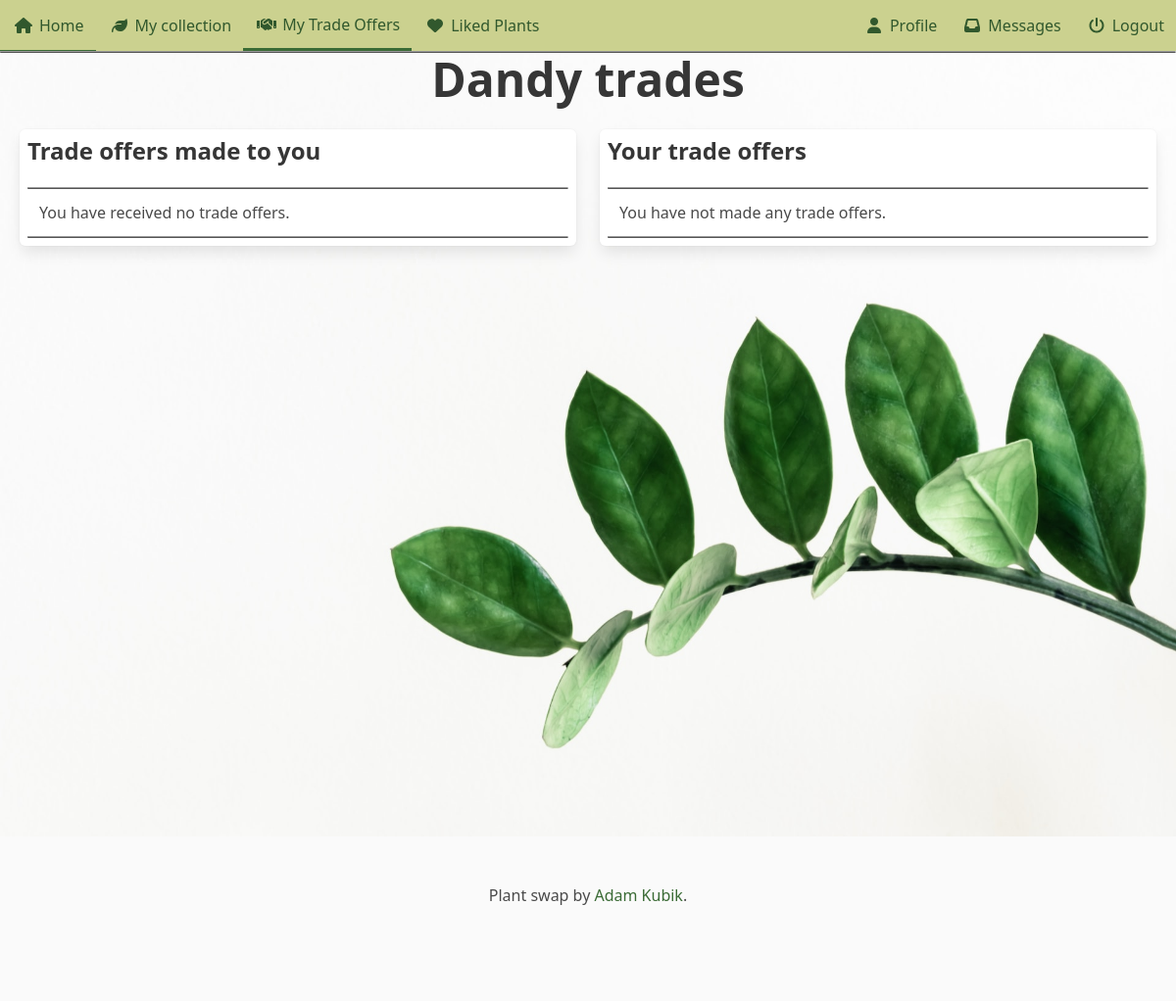
The page /trades/dandy/plant-offers/ (signed in) on the database as committed earlier.
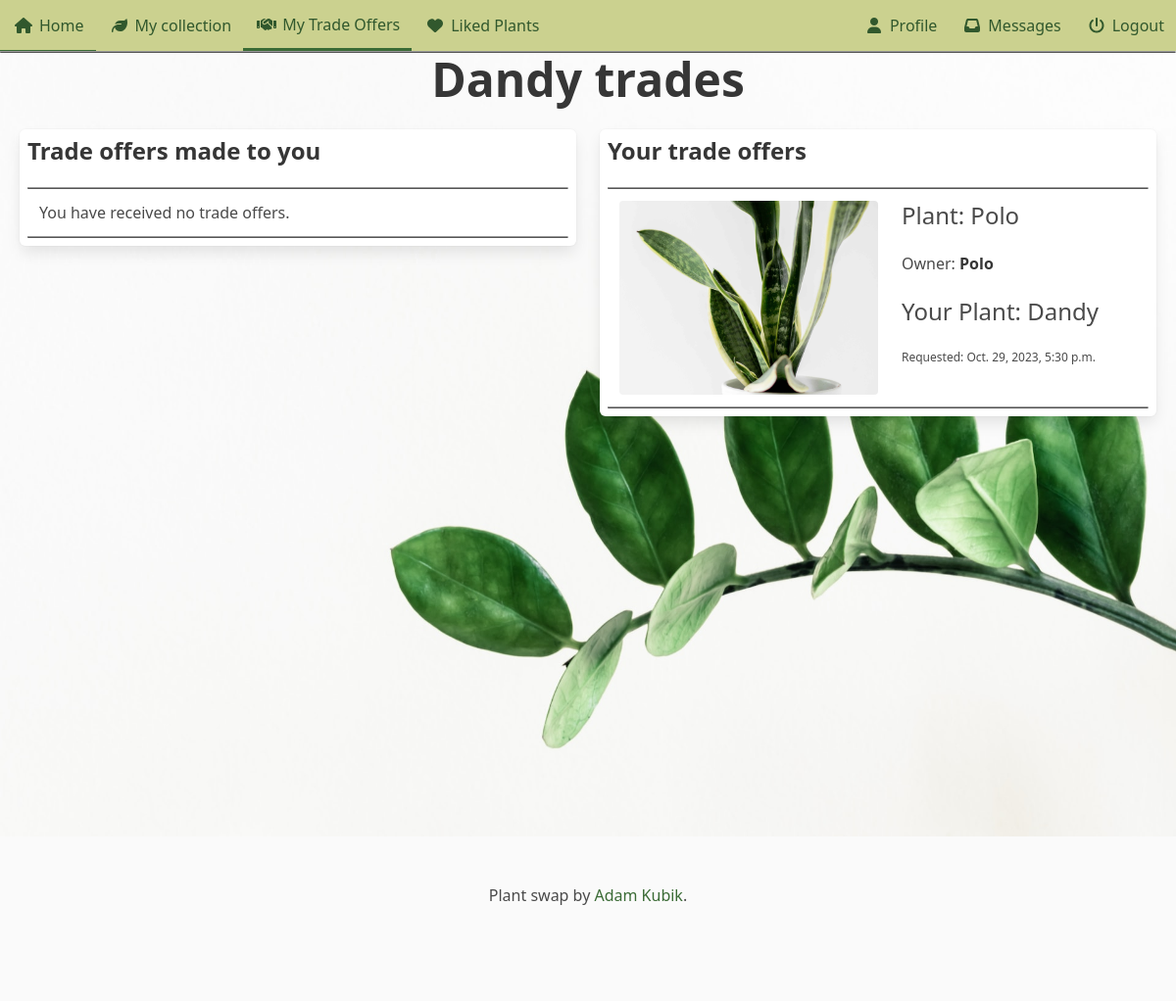
The same page on the database as committed later.
### plant_collection/models.py (models this page shows, shortened)
class Plant(models.Model):
    nick_name = models.CharField(
        max_length=64, validators=[MinLengthValidator(3)], unique=True
    )
    created = models.DateTimeField(auto_now_add=True, null=True, blank=True)
    updated = models.DateTimeField(auto_now=True, null=True, blank=True)
    species = models.ForeignKey(
        Species, on_delete=models.SET_NULL, blank=True, null=True, related_name="plants"
    )
    owner = models.ForeignKey(
        settings.AUTH_USER_MODEL, on_delete=models.CASCADE, related_name="plants"
    )
    slug = models.SlugField(default="bugged-plant")
    for_trade = models.BooleanField(default=False)
    likes = models.ManyToManyField(User, related_name="liked")
    location = models.CharField(max_length=24, blank=True, null=True, default=None, help_text="City, State")
    content = models.TextField(blank=True, null=True, default=None)
    def __str__(self):
        return self.nick_name

class Image(models.Model):
    plant = models.ForeignKey(Plant, on_delete=models.CASCADE, related_name="picture")
    image = models.ImageField(upload_to="pics")

### trade/models.py (models this page shows, shortened)
class Trade(models.Model):
    plant_offered = models.ForeignKey(
        Plant, on_delete=models.CASCADE, related_name="trades_offered"
    )
    plant_requested = models.ForeignKey(
        Plant, on_delete=models.CASCADE, related_name="trades_requested"
    )
    initiator = models.ForeignKey(
        settings.AUTH_USER_MODEL,
        on_delete=models.CASCADE,
        related_name="trades_initiated",
    )
    recipient = models.ForeignKey(
        settings.AUTH_USER_MODEL,
        on_delete=models.CASCADE,
        related_name="trades_received",
    )
    accepted = models.BooleanField(null=True, blank=True)
    offered_finalized = models.BooleanField(default=False)
    requested_finalized = models.BooleanField(default=False)
    finalized = models.BooleanField(default=False)
    created = models.DateTimeField(auto_now_add=True, null=True, blank=True)
    class Meta:
        unique_together = ["plant_offered", "plant_requested"]

### trade/views.py (the view)
# urls.py: path('<slug:slug>/plant-offers/', views.plant_offers.as_view(), name='plant_offers'),
class plant_offers(LoginRequiredMixin, generic.View):
    template_name = "trades/plant_offers.html"
    def get(self, request, slug):
        plant = get_object_or_404(Plant, slug=slug)
        if request.user == plant.owner:
            req = Trade.objects.filter(plant_requested=plant, finalized=False)
            offered = Trade.objects.filter(plant_offered=plant, finalized=False)
            context = {"offers": offered, "requests": req, "plant": plant}
            return render(request, self.template_name, context)
        return redirect("plant_collection:front_page")

### trade/templates/trades/plant_offers.html (shortened to what this page needs)
{% extends "base.html" %}
{% load static %}
{% block header %}
<link rel="stylesheet" href="{% static "plant_collection/css/divider.css" %}">
<link rel="stylesheet" href="{% static "trades/css/trade_offers.css" %}">
{% endblock %}
{% block content %}
<h1 class='title is-size-1-desktop is-size-4-touch has-text-centered'>{{plant.nick_name}} trades</h1>
{% include "trades/assets/trades_columns.html" %}
{% endblock content %}

### plant_collection/templates/base.html (shortened to what this page needs)
<!DOCTYPE html>
<html lang="en">
<head>
    {% load static %}
    <link rel="stylesheet" href="{% static "plant_collection/css/base.css" %}">
    <link rel="stylesheet" href="{% static 'plant_collection/css/hover.css' %}">
    <link rel="stylesheet" href="{% static 'plant_collection/css/divider.css' %}">
    <link rel="stylesheet" href="{% static 'plant_collection/css/coloring.css' %}">
    <link rel="stylesheet" href="{% static 'plant_collection/css/message_dot.css' %}">
    <link rel="stylesheet" href="{% static 'plant_collection/css/more_base.css' %}">
    <link rel="stylesheet" href="{% static 'plant_collection/css/object_fit.css' %}">
    {% block header %}{% endblock header %}
</head>
<body>
    <div style='position: sticky; top:0px; z-index: 2;'>
        <nav class='navbar sage-green'>
            <div class='navbar-brand'>
                {% if tab_signal%}
                <a href="{% url 'plant_collection:front_page' %}" class='navbar-item is-tab forest-green navbar-active'>
                {% else %}
                <a href="{% url 'plant_collection:front_page' %}" class='navbar-item is-tab forest-green'>
                {% endif %}
                    <span class='icon-text'><span class='icon'><img src="{% static 'plant_collection/icons/house.svg' %}" ></span><span>Home</span></span>
                </a>
                {% if user.is_authenticated %}
                <a href="{% url 'plant_collection:personal_collection' %}" class='navbar-item is-tab forest-green'>
                    <span class='icon-text'><span class='icon'><img src="{% static 'plant_collection/icons/leaf.svg' %}" ></span><span>My
                            collection</span></span>
                </a>
                {% endif %}
            </div>
            <div class='navbar-menu sage-green' id="navMenu">
                <div class='navbar-start'>
                    {% if user.is_authenticated %}
                    <a href="{% url 'trades:trades' %}" class='navbar-item is-tab forest-green'>
                        <span class='icon-text'><span class='icon'><img src="{% static 'plant_collection/icons/handshake.svg' %}" ></span><span>My
                                Trade Offers</span></span>
                    </a>
                    <a href="{% url 'accounts:liked_list' %}" class='navbar-item is-tab forest-green'>
                        <span class='icon-text'><span class='icon'><img src="{% static 'plant_collection/icons/green_heart.svg' %}" ></span><span>Liked
                                Plants</span></span>
                    </a>
                    {% endif %}
                </div>
                <div class='navbar-end'>
                    {% if user.is_authenticated %}
                    <a href={% url 'accounts:profile' %} class='navbar-item forest-green is-tab'>
                        <span class='icon-text'><span class='icon'><i class="fa-solid fa-user"></i></span><span>Profile</span></span>
                    </a>
                    <a href="{% url 'accounts:messages' %}" class='navbar-item forest-green is-tab'>
                        <span class="icon-text"><span class="icon"><img src="{% static 'plant_collection/icons/inbox.svg' %}" ></span><span>Messages</span>
                        </span>
                    </a>
                    {% endif %}
                    {% if user.is_authenticated %}
                    <a href="{% url 'accounts:logout' %}" class='navbar-item forest-green is-tab'>
                        <span class='icon-text'><span class='icon'><img src="{% static 'plant_collection/icons/logout.svg' %}" ></span><span>Logout</span></span>
                    </a>
                    {% else %}
                    <a href="{% url 'accounts:login' %}" class='navbar-item forest-green is-tab'>
                        <span class='icon-text'><span class='icon'><img src="{% static 'plant_collection/icons/user.svg' %}" ></span><span>Login/Signup</span></span>
                    </a>
                    {% endif %}
                </div>
            </div>
        </nav>
        <div class='divider'></div>
    </div>
    <main class='back-image' style='min-height:100vh; overflow:hidden;'>
        {% block content %}
        {% endblock %}
    </main>
    <footer class="footer">
        <div class="content has-text-centered is-size-7-touch">
            <p>
                Plant swap by <a href="https://github.com/Erengar">Adam Kubik</a>.
            </p>
        </div>
    </footer>
</body>
</html>

### trade/templates/trades/assets/trades_columns.html
{% load static %}
<div class='columns mx-2'>
    <div class='column is-6'>
        <div class='box'>
            <div class='columns is-multiline'>
                <h2 class='title is-size-3-widescreen is-size-4-desktop is-size-4-touch'>Trade offers made to you</h2>
                {% for req in requests %}
                <div class="divider"></div>
                <div class='column is-12 is-narrow trade-offer'>
                    <a href="{% url 'trades:trade_final' pk=req.pk %}">
                        <div class='columns is-gapless'>
                            <div class='column is-4-widescreen is-6-desktop is-6-tablet'>
                                {% if req.plant_offered.picture.all %}
                                    <div class='card-image'>
                                        {% if req.plant_offered.thumbnail %}
                                        <figure class='image is-4by3'>
                                            <img src="{{ req.plant_offered.thumbnail.image.image.url }}" alt="Picture of a plant" class='cover'>
                                        </figure>
                                        {% else %}
                                        <figure class='image is-4by3'>
                                            <img src="{{ req.plant_offered.picture.all.0.image.url }}" alt="Picture of a plant" class='cover'>
                                        </figure>
                                        {% endif %}
                                    </div>
                                {% else %}
                                    <div class='card-image'>
                                        <figure class='image is-4by3'>
                                            <img src="{% static 'plant_collection/placeholder-plant.png' %}" alt="Picture of a plant" class='cover'>
                                        </figure>
                                    </div>
                                {% endif %}
                            </div>
                            <div class='column is-8-widescreen is-6-desktop is-6-tablet'>
                                <div class='card-content'>
                                    <h2 class='subtitle is-size-4-desktop is-size-5-touch'>Plant: {{req.plant_offered.nick_name}}</h2>
                                    <h3 class='subtitle is-size-6-desktop is-size-6-touch'>Owner: <strong>{{req.plant_offered.owner}}</strong></h3>
                                    {% if 'trades' in request.path %}
                                    <h2 class='subtitle is-size-4-desktop is-size-5-touch'>Your Plant: {{req.plant_requested}}</h2>
                                    {% endif %}
                                    <h4 class='subtitle is-size-7'>Requested: {{req.plant_offered.created}}</h4>
                                </div>
                            </div>
                        </div>
                    </a>
                </div>
                {% empty %}
                <div class="divider"></div>
                <div class='column is-12 is-narrow'>
                    You have received no trade offers.
                </div>
                {% endfor %}
                <div class="divider"></div>
            </div>
        </div>
    </div>
    <div class='column is-6'>
        <div class='box'>
            <div class='columns is-multiline'>
                <h2 class='title is-size-3-widescreen is-size-4-desktop is-size-4-touch'>Your trade offers</h2>
                {% for offer in offers %}
                <div class="divider"></div>
                <div class='column is-12 is-narrow trade-offer'>
                    <a href="{% url 'trades:trade_final' pk=offer.pk %}">
                        <div class='columns is-gapless'>
                            <div class='column is-4-widescreen is-6-desktop is-6-tablet'>
                                {% if offer.plant_requested.picture.all %}
                                <div class='card-image'>
                                    {% if offer.plant_requested.thumbnail %}
                                    <figure class='image is-4by3'>
                                        <img src="{{ offer.plant_requested.thumbnail.image.image.url }}" alt="Picture of a plant" class='cover'>
                                    </figure>
                                    {% else %}
                                    <figure class='image is-4by3'>
                                        <img src="{{ offer.plant_requested.picture.all.0.image.url }}" alt="Picture of a plant" class='cover'>
                                    </figure>
                                    {% endif %}
                                </div>
                                {% else %}
                                <div class='card-image'>
                                    <figure class='image is-4by3'>
                                        <img src="{% static 'plant_collection/placeholder-plant.png' %}" alt="Picture of a plant" class='cover'>
                                    </figure>
                                </div>
                                {% endif %}
                            </div>
                            <div class='column is-8-widescreen is-6-desktop is-6-tablet'>
                                <div class='card-content'>
                                    <h2 class='subtitle is-size-4-desktop is-size-5-touch'>Plant: {{offer.plant_requested.nick_name}}</h2>
                                    <h3 class='subtitle is-size-6-desktop is-size-6-touch'>Owner: <strong>{{offer.plant_requested.owner}}</strong></h3>
                                    {% if 'trades' in request.path %}
                                    <h2 class='subtitle is-size-4-desktop is-size-5-touch'>Your Plant: {{offer.plant_offered}}</h2>
                                    {% endif %}
                                    <h4 class='subtitle is-size-7'>Requested: {{offer.plant_requested.created}}</h4>
                                </div>
                            </div>
                        </div>
                    </a>
                </div>
                {% empty %}
                <div class="divider"></div>
                <div class='column is-12 is-narrow'>
                    You have not made any trade offers.
                </div>
                {% endfor %}
                <div class="divider"></div>
            </div>
        </div>
    </div>
</div>

### plant_collection/static/plant_collection/css/divider.css (style rules this page uses)
.divider { border-bottom: 1px solid #000000; display: block; margin-left: auto; margin-right: auto; border-style: inset; border-width: 1px; width: 100%; }

### plant_collection/static/plant_collection/css/coloring.css (style rules this page uses)
a { color: #3A6B35 ; }
.forest-green { color: rgb(49, 88, 45) !important; }
.sage-green { background-color: #CBD18F; }
.navbar-active { border-bottom: 3px solid #3A6B35 !important; }

### plant_collection/static/plant_collection/css/more_base.css (style rules this page uses)
.back-image { background-image: url('background/plant.jpg'); background-size: cover; }
.footer { bottom: 0; }
body { font-family: Calibri, Candara, Segoe, Segoe UI, Optima, Arial, sans-serif; }
html { scrollbar-width: thin; scrollbar-color: #4A4A4A #EDEDED; }

### plant_collection/static/plant_collection/css/object_fit.css (style rules this page uses)
.cover { object-fit: cover; }

### trade/static/trades/css/trade_offers.css (style rules this page uses)
.card-content { padding-top: 0; }

Rows that differ between the two databases and show on the page:
added Trade: plant_requested.picture.all.0.image (picture), plant_requested.nick_name "Polo", plant_requested.owner "Polo", plant_offered "Dandy", plant_requested.created "Oct. 29, 2023, 5:30 p.m."
Other text that changed with them:
text no longer shown: "You have not made any trade offers."
